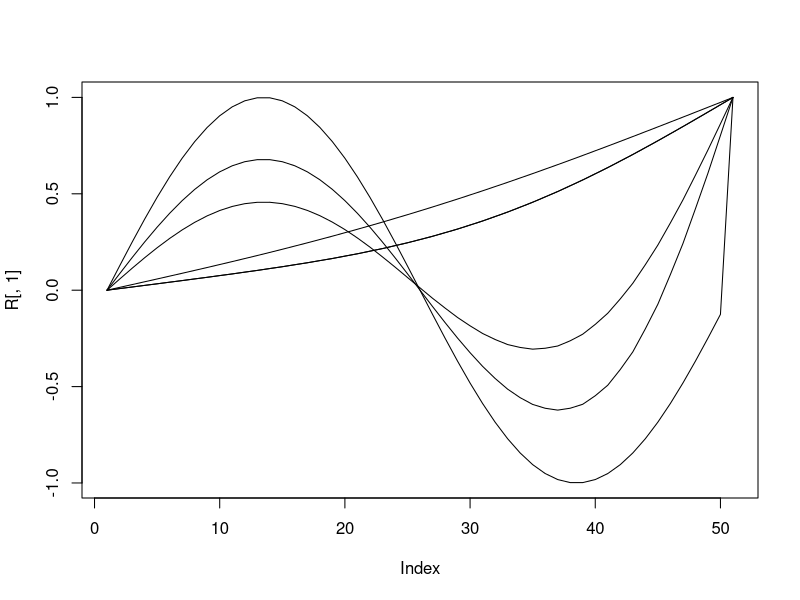

The R source for this figure:
# ================================================== 
# 1D Heat Equation: du/dt = k * (d**2u)/(dx**2)
# Model: M3
# Date: April 27, 2013
# Author: Jacob Roth (jroth13@cmc.edu)
# ==================================================



# INITIALIZING
# ------------------------------------------------- #
# Initialize function for temperature distribution  #
f <- function(l){                                   #
  return(sin(l))                                    #
}                                                   #
# ------------------------------------------------- #

# Set up the initial length and temperature of the thin rod 
l0 <- 0                                   # this is the x-coord of the low endpoint
ln <- 2*pi                                # this is the x-coord of the high endpoint
lsteps <- 50                              # specfy the number of intermediary steps between l0, ln
                                              # note this yields a vector of length lsteps + 1
dl <- (ln - l0) / lsteps                  # spacing between steps
l <- seq(l0, ln, by=dl)                   # generate discretized sequence representing l

temp0 <- f(l)                             # apply function f to specify initial temperature distribution (and time t)
temp0[1] <- templ0 <- 0                    # specify non-changing low endpoint through time
temp0[lsteps+1] <- templn <-1              # specify non-changing high endpoint through time

temp1 <- f(l)                             # generate vector to represent temperature distribution at time t +1
temp1 <- temp0


# Set up initial time steps 
t0 <- 0                                   # starting time for model analysis
tn <- 10000                                   # end time for model analysis
tsteps <- 10000                             # specify discretization of time into number of intermediary steps
dt <- (tn - t0) / tsteps                  # spacing between steps
t <- seq(t0, tn, by=dt)                   # discretized time sequence

# Make sure lambda <= 1
k <- .125                                   # parameter k in heat equation
lambda <- k * tsteps / lsteps^2           # see notes for derivation by discretization
print(lambda)          

# Build a matrix to track the resulting temperature across time
R <- matrix(NA, ncol=tsteps+1, nrow=lsteps+1)  # Results matrix will hold temperature for each odrered pair (l,t)


# RUN MODEL
# ===============================

R[,1] = temp0

# Calculate how temperature changes through time; temp0: at time t, temp1: at time t+1 
for (t in 2:tsteps){
  for (l in 2:lsteps){    
    temp1[l] <- temp0[l] + lambda * (temp0[l+1] + temp0[l-1] - 2 * temp0[l])  # along spatial point, we are... 
                                                                        # ... calcing temp at time t+1 from time t                         
  }
  
  for (l in 1:lsteps){
    temp0[l] = temp1[l]  # replace temp0 with temp1 to in preparation to run next iteration
  }
  R[,t] <- temp0     # once loop has run through each l at time n, store  in colun t + 1 of matrix R
}
print(R)

# ========================================
# PLOT RESULTS

plot(R[,1],type="l")
lines(R[,50])
lines(R[,100])
lines(R[,500])
lines(R[,1000])
lines(R[,500])

